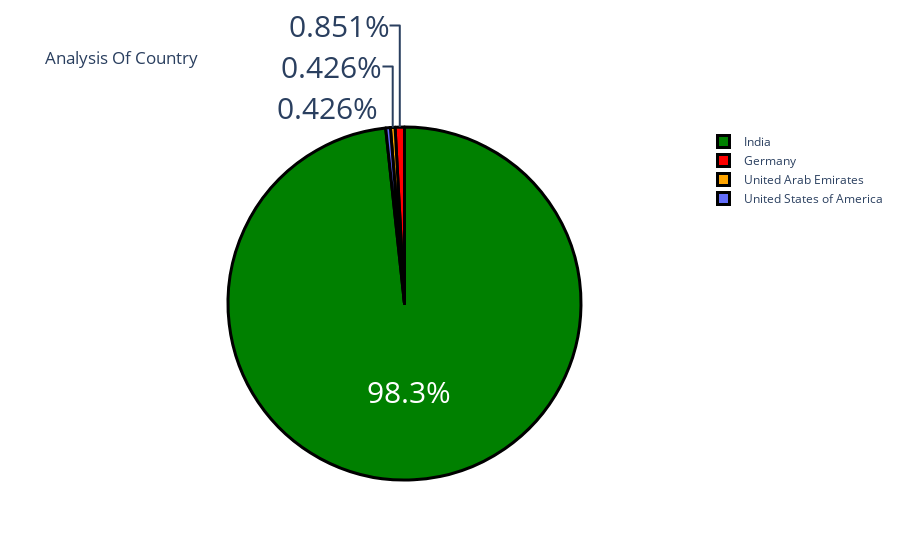

Notebook code cell kept with this figure:
### Markdown cell above
Statement 1:Analysis Of Country

### Code cell
country=data["Your Current Country."].value_counts()
label=country.index
counts=country.values
colors=['green','red','orange']
figure=go.Figure(data=[go.Pie(labels=label,values=counts)])
figure.update_layout(title="Analysis Of Country")
figure.update_traces(hoverinfo="label+value",textinfo='percent',textfont_size=30,
                     marker=dict(colors=colors,line=dict(color='black',width=3)))
figure.show()

### Figure 1 — Plotly figure (JSON) as saved in the notebook; plotly's stock layout.template omitted (floating-point values rounded to 4 significant figures)
{"data": [{"hoverinfo": "label+value", "labels": ["India", "Germany", "United Arab Emirates", "United States of America"], "marker": {"colors": ["green", "red", "orange"], "line": {"color": "black", "width": 3}}, "textfont": {"size": 30}, "textinfo": "percent", "type": "pie", "values": [231, 2, 1, 1]}], "layout": {"title": {"text": "Analysis Of Country"}}}
